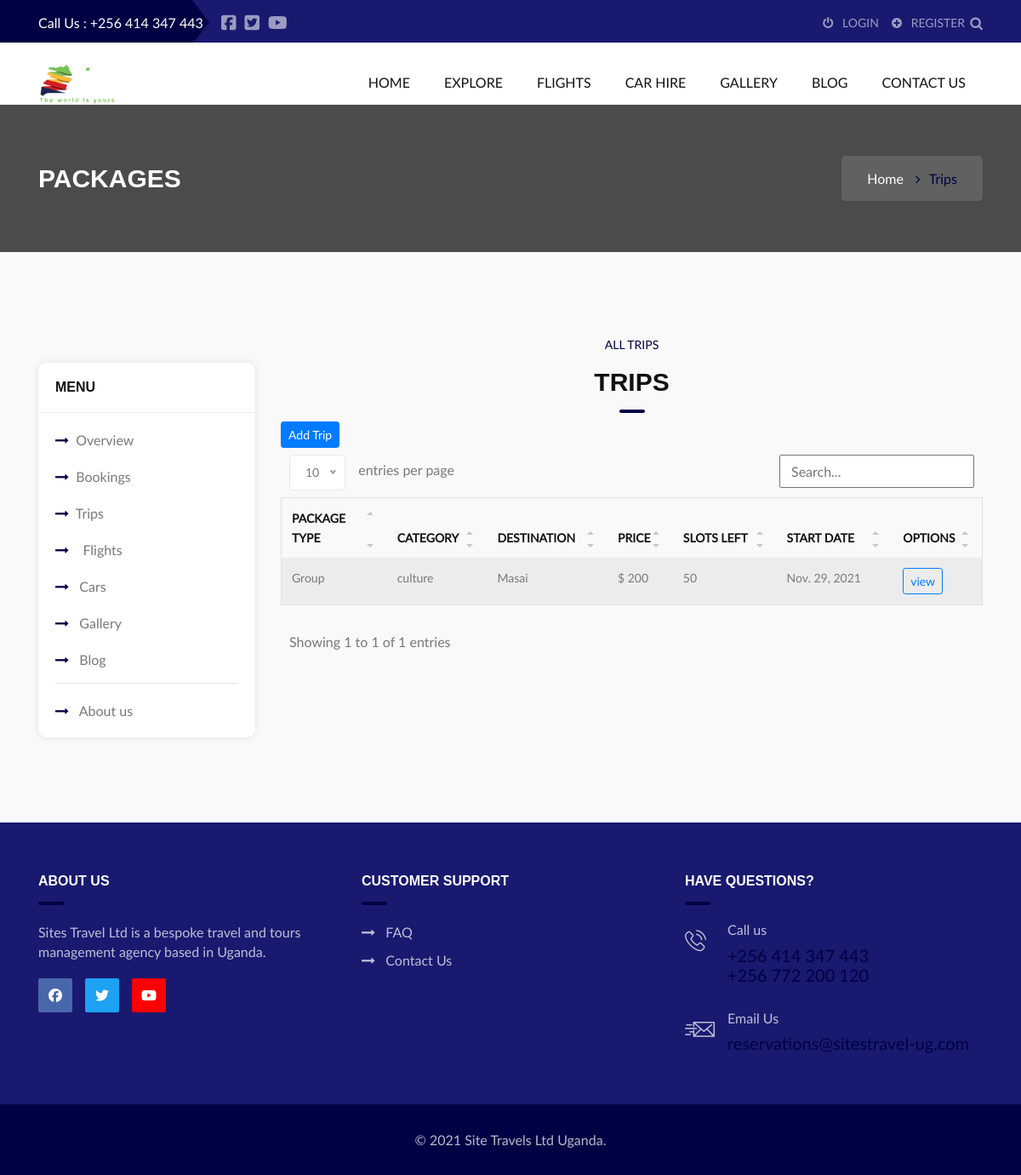
Page /trips on the committed database.
### myapp/models.py (models this page shows, shortened)
class Trip(models.Model):
    type = models.CharField(max_length=100, choices=PACKAGE_TYPES, default="group")
    category = models.ForeignKey(PackageCategory, on_delete=models.CASCADE)
    destination = models.CharField(max_length=100)
    image = models.ImageField(upload_to="package")
    slots = models.PositiveIntegerField(default=0)
    start = models.DateField()
    end = models.DateField()
    price = models.PositiveIntegerField(default=0)
    arrival_accomodation = models.ForeignKey(Accomadation, on_delete=models.CASCADE, related_name="arrival_accom")
    trip_accomodation = models.ForeignKey(Accomadation, on_delete=models.CASCADE, related_name="trip_accom")
    available = models.BooleanField(default=True)
    class Meta :
       ordering = ['-id']

class PackageCategory(models.Model):
    name = models.CharField(max_length=100)
    def __str__(self):
        return f"{self.name}"

### myapp/views.py (the view)
# urls.py: path('trips', views.trips, name='trips'),
def trips(request):
    trips = Trip.objects.all()
    package_form = TripForm(request.POST or None, request.FILES or None)
    if package_form.is_valid():
        instance = package_form.save(commit=False)
        instance.save()
        messages.success(request, 'Package saved successfully')
        return redirect('packages')
    context = {
        'packages': trips,
        'package_form': package_form,
    }
    return render(request, "admin/trips.html", context)

### myapp/models.py (called while the page is built)
    def __str__(self):
        return f"{self.name}"

### templates/admin/trips.html (shortened to what this page needs)
{% extends 'base.html' %}
{% load static %}
{% load crispy_forms_tags %}
{% block content %}
<div class="btc_tittle_main_wrapper">
	<div class="btc_tittle_img_overlay"></div>
	<div class="container">
		<div class="row">
			<div class="col-xl-6 col-lg-6 col-md-6 col-sm-12 col-12 full_width">
				<div class="btc_tittle_left_heading">
					<h1>Packages</h1>
				</div>
			</div>
			<div class="col-xl-6 col-lg-6 col-md-6 col-sm-12 col-12 full_width">
				<div class="btc_tittle_right_heading">
					<div class="btc_tittle_right_cont_wrapper">
						<ul>
							<li>
								<a href="{% url 'index' %}">Home</a>
								<i class="fa fa-angle-right"></i>
							</li>
							<li>Trips</li>
						</ul>
					</div>
				</div>
			</div>
		</div>
	</div>
</div>
<div class="x_blog_sidebar_main_wrapper float_left padding_tb_100">
	<div class="container">
		<div class="row">
			{% include 'includes/sidebar.html' %}
			<div class="col-xl-9 col-lg-8 col-md-12 col-sm-12 col-12">
				<div class="x_carbooking_right_section_wrapper float_left">
					<div class="row">
						<div class="col-12 col-md-8 offset-md-3">
						</div>
						<div class="x_services_title_main_wrapper float_left padding_tb_10">
							<div class="container">
								<div class="row">
									<div class="col-md-12">
										<div class="x_offer_car_heading_wrapper x_offer_car_tb_heading_wrapper float_left">
											<h4>All Trips</h4>
											<h3>Trips</h3>
										</div>
									</div>
									<div class="col-xl-12 col-lg-12 col-md-12 col-sm-12 col-12 full_width">
									<button type="button" class="btn btn-primary btn-sm" data-toggle="modal" data-target="#exampleModal">
										Add Trip
									</button>
									<table id="myTable" class="table table-bordered table-hover table-striped table-responsive">
										<thead>
											<tr>
												<th >Package Type</th>
												<th >Category</th>
												<th >Destination</th>
												<th >Price</th>
												<th >Slots left</th>
												<th >Start date</th>
												<th>Options</th>
											</tr>
										</thead>
										<tbody>
											{% for package  in packages  %}
											<tr>
												<td>{{package.type |title }}</td>
												<td>{{package.category}}</td>
												<td>{{package.destination |title }}</td>
												<td>$ {{package.price}}</td>
												<td>{{package.slots}}</td>
												<td>{{package.start}}</td>
												<td>
													<a href="#" class="btn btn-outline-primary btn-sm">view</a>
												</td>
											</tr>
											{% endfor %}
										</tbody>
										</table>
									</div>
								</div>
							</div>
						</div>
					</div>
				</div>
			</div>
		</div>
	</div>
</div>
{% endblock %}

### rows in the picture
Trip: type "Group", category "culture", destination "Masai", price "200", slots "50", start "Nov. 29, 2021"
